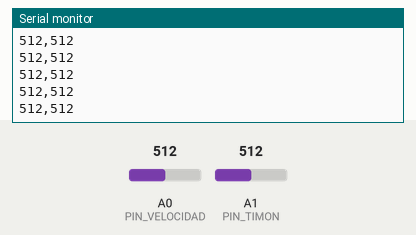
A sketch run on a simulated Arduino Uno, built with avr-gcc and run on an emulated ATmega328P. Parts: the last lines printed to the serial monitor. The inputs (shaded band) are chosen by the test bench; at power-on: A0 (PIN_VELOCIDAD) = 512, A1 (PIN_TIMON) = 512.

Above: at 1.2 s.
1.3 s: A0 (PIN_VELOCIDAD) set to 716
At 2.4 s:
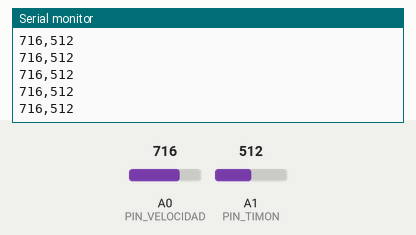
4.3 s: A1 (PIN_TIMON) set to 716
At 4.9 s:
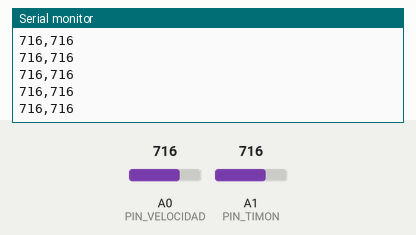
5.8 s: A0 (PIN_VELOCIDAD) set to 900
At 6.8 s:
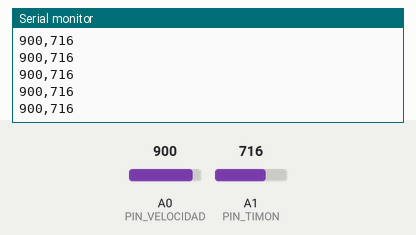
7.3 s: A1 (PIN_TIMON) set to 900
At 8.1 s:
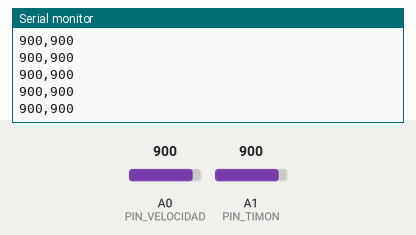
Timing chart, 0 to 9.8 s (numbered marks = the images above; inputs shaded):
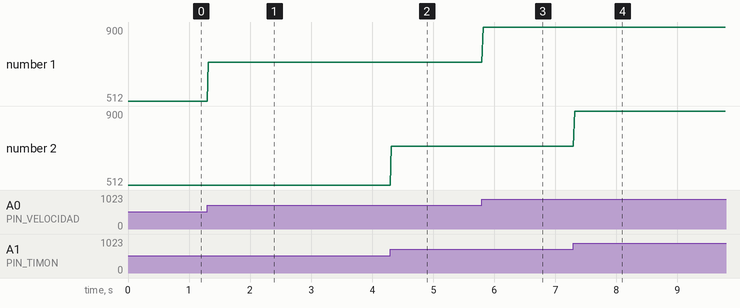

Measured:
- after the input at 1.3 s, the serial monitor: prints a new line at once (image 1)
- after the input at 4.3 s, the serial monitor: prints a new line at once (image 2)
- after the input at 5.8 s, the serial monitor: prints a new line at once (image 3)
- after the input at 7.3 s, the serial monitor: prints a new line at once (image 4)
- plotted number 1: 512 → 716 after the input at 1.3 s, 716 → 900 after the input at 5.8 s

The sketch:

Arduino.ino
```cpp
// Pines de los potenciómetros
const int PIN_VELOCIDAD = A0;
const int PIN_TIMON = A1;

void setup() {
  Serial.begin(9600);
}

void loop() {
  int valorVelocidad = analogRead(PIN_VELOCIDAD); // 0-1023
  int valorTimon = analogRead(PIN_TIMON);         // 0-1023

  // Enviar como "velocidad,timon\n"
  Serial.print(valorVelocidad);
  Serial.print(",");
  Serial.println(valorTimon);

  delay(20); // ~50 Hz, suficiente para movimiento fluido
}
```
